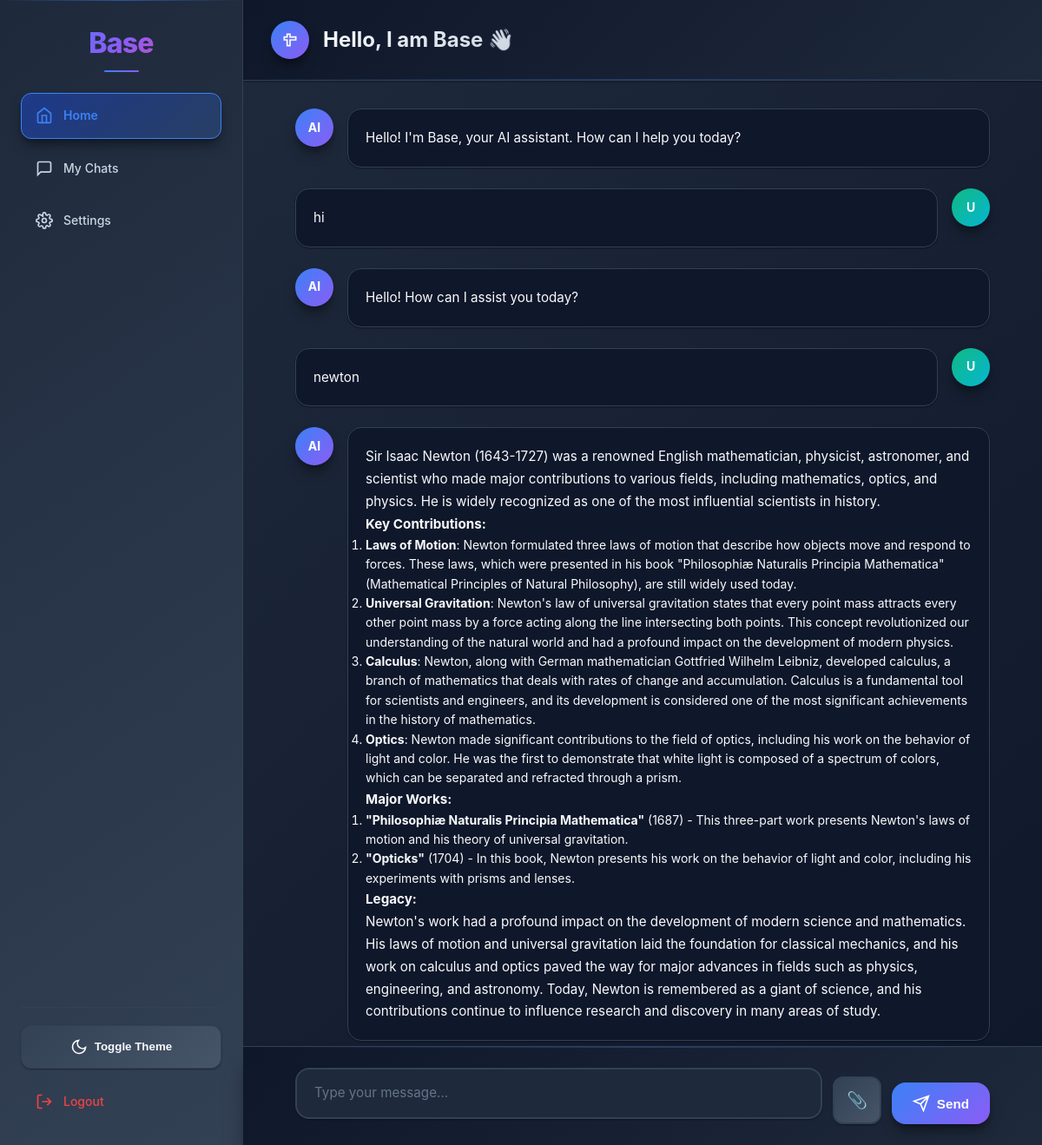
The app's page /chat (signed in) with its own data.
### app.py (models this page shows)
class Chat(db.Model):
    id = db.Column(db.Integer, primary_key=True)
    user_id = db.Column(db.Integer, db.ForeignKey('user.id'))
    message = db.Column(db.Text)
    response = db.Column(db.Text)
    timestamp = db.Column(db.DateTime, default=datetime.utcnow)

### app.py (the view, shortened to what this page needs)
@app.route('/chat', methods=['GET', 'POST'])
def chat():
    if 'user_id' not in session:
        return redirect(url_for('login'))
    chat_history = Chat.query.filter_by(user_id=session['user_id']).order_by(Chat.timestamp).all()
    for chat in chat_history:
        chat.response = Markup(markdown.markdown(chat.response, extensions=["fenced_code", "codehilite"]))
    return render_template('chat.html', chat_history=chat_history)

### templates/chat.html (shortened to what this page needs)
<!DOCTYPE html>
<html lang="en" class="dark">
<head>
</head>
<body>
  <aside class="sidebar">
    <div>
      <h1 class="logo">Base</h1>
      <nav class="nav-links">
        <a href="#" class="nav-link active">
          <svg class="icon" viewBox="0 0 24 24">
            <path d="M3 9l9-7 9 7v11a2 2 0 0 1-2 2H5a2 2 0 0 1-2-2z" />
            <polyline points="9,22 9,12 15,12 15,22" />
          </svg>
          Home
        </a>
        <a href="#" class="nav-link">
          <svg class="icon" viewBox="0 0 24 24">
            <path d="M21 15a2 2 0 0 1-2 2H7l-4 4V5a2 2 0 0 1 2-2h14a2 2 0 0 1 2 2z" />
          </svg>
          My Chats
        </a>
        <a href="#" class="nav-link">
          Settings
        </a>
      </nav>
    </div>
    <div class="sidebar-bottom">
      <button class="theme-toggle" onclick="toggleTheme()">
        <svg class="icon moon-icon" viewBox="0 0 24 24" style="display: none;">
          <path d="M21 12.79A9 9 0 1 1 11.21 3 7 7 0 0 0 21 12.79z" />
        </svg>
        Toggle Theme
      </button>
      <a href="{{ url_for('logout') }}" class="logout-link">
        <svg class="icon" viewBox="0 0 24 24">
          <path d="M9 21H5a2 2 0 0 1-2-2V5a2 2 0 0 1 2-2h4M16 17l5-5-5-5M21 12H9" />
        </svg>
        Logout
      </a>
    </div>
  </aside>
  <main class="main-content">
    <div class="header">
      <div class="message-avatar bot">
        <svg class="icon" viewBox="0 0 24 24">
          <path d="M12 8V4H8v4H4v4h4v8h4v-8h8V8h-8z" />
        </svg>
      </div>
      <h2>Hello, I am Base 👋</h2>
    </div>
    <div class="chat-container" id="chatContainer">
      <div class="message">
        <div class="message-avatar bot">AI</div>
        <div class="message-content">
          <p>Hello! I'm Base, your AI assistant. How can I help you today?</p>
        </div>
      </div>
      {% for chat in chat_history %}
      <div class="message user">
        <div class="message-avatar user">U</div>
        <div class="message-content">
          <p>{{ chat.message }}</p>
        </div>
      </div>
      <div class="message bot">
        <div class="message-avatar bot">AI</div>
        <div class="message-content">
          {{ chat.response | safe }}
        </div>
      </div>
      {% endfor %}
      <div class="input-section">
        <form class="input-container" method="post" enctype="multipart/form-data">
        <div class="input-wrapper">
          <textarea
            class="message-input"
            placeholder="Type your message..."
            rows="1"
            name="prompt"
            id="messageInput"
            onkeydown="handleKeyDown(event)"
            oninput="autoResize()"
          ></textarea>
        </div>
        <button type="button" class="file-button" onclick="document.getElementById('fileInput').click()">
          📎
        </button>
        <button type="submit" class="send-button">
          <svg class="icon" viewBox="0 0 24 24">
            <path d="M22 2L11 13M22 2l-7 20-4-9-9-4 20-7z" />
          </svg>
          Send
        </button>
      </form>
      </div>
  </main>
</body>
</html>

### records on screen
Chat: message "hi", response "Hello! How can I assist you today?"
Chat: message "newton", response "Sir Isaac Newton (1643-1727) was a renowned English mathematician, physicist, astronomer, and scientist who made major contributions to various fields, including mathematics, optics, and physics. He is widely recognized as one of the most influential scientists in history. Key Contributions: Laws of Motion : Newton formulated three laws of motion that describe how objects move and respond to forces. These laws, which were presented in his book \"Philosophiæ Naturalis Principia Mathematica\" (Mathematical Principles of Natural Philosophy), are still widely used today. Universal Gravitation : Newton's law of universal gravitation states that every point mass attracts every other point mass by a…"
